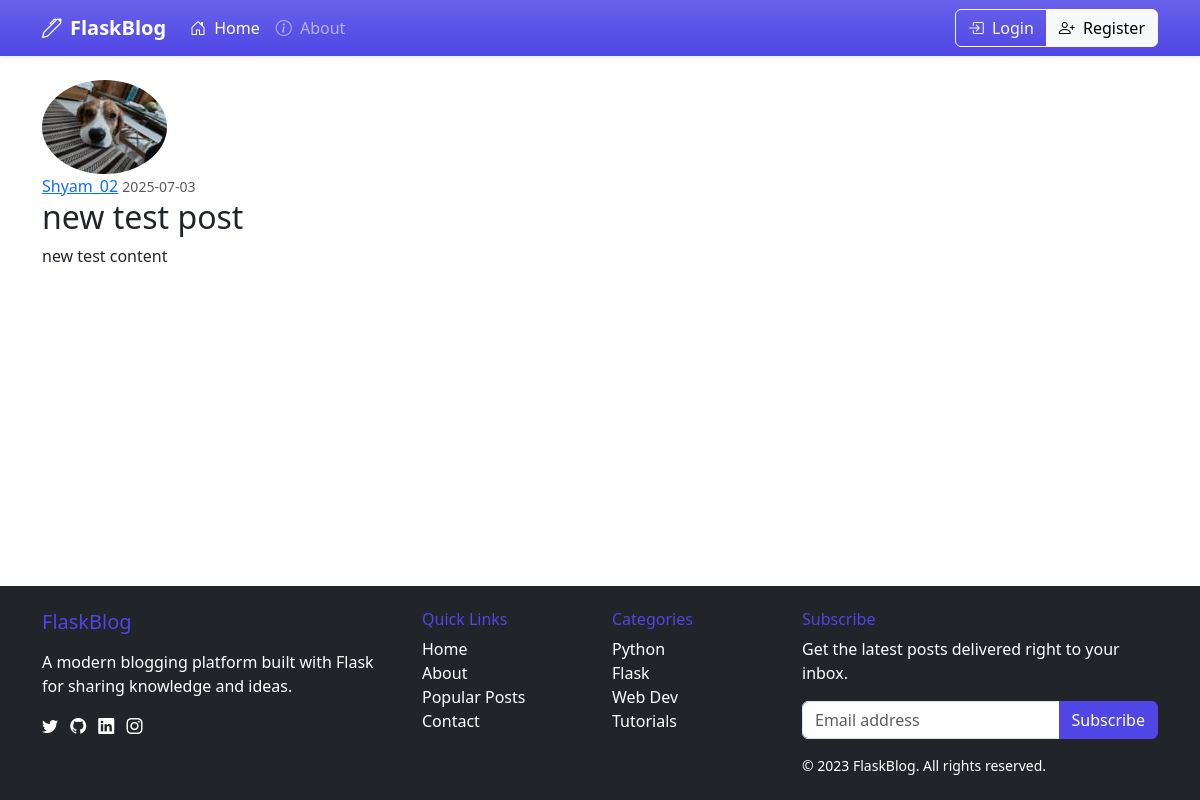
The page /post/12 on the database its author committed.
### flaskblog/models.py (models this page shows, shortened)
class User(db.Model, UserMixin):
    id = db.Column(db.Integer, primary_key=True)
    username = db.Column(db.String(20), unique=True, nullable=False)
    email = db.Column(db.String(120), unique=True, nullable=False)
    image_file = db.Column(db.String(20), nullable=False, default="default.jpg")
    password = db.Column(db.String(60), nullable=False)
    posts = db.relationship("Post", backref="author", lazy=True)

class Post(db.Model):
    id = db.Column(db.Integer, primary_key=True)
    title = db.Column(db.String(100), nullable=False)
    date_posted = db.Column(db.DateTime, nullable=False, default=datetime.utcnow)
    content = db.Column(db.Text, nullable=False)
    user_id = db.Column(db.Integer, db.ForeignKey("user.id"), nullable=False)

### flaskblog/posts/routes.py (the view)
@posts.route("/post/<int:post_id>")
def post(post_id):
    post = Post.query.get_or_404(post_id)
    return render_template("post.html", title=post.title, post=post)

### flaskblog/templates/post.html (shortened to what this page needs)
{% extends "layout.html" %}
{% block content %}
  <article class="media content-section">
    <img class="rounded-circle article-img" src="{{ url_for('static', filename='profile_pics/' + post.author.image_file) }}">
    <div class="media-body">
      <div class="article-metadata">
        <a class="mr-2" href="{{ url_for('users.user_posts', username=post.author.username) }}">{{ post.author.username }}</a>
        <small class="text-muted">{{ post.date_posted.strftime('%Y-%m-%d') }}</small>
      </div>
      <h2 class="article-title">{{ post.title }}</h2>
      <p class="article-content">{{ post.content }}</p>
    </div>
  </article>
{% endblock content %}

### flaskblog/static/css/main.css (style rules this page uses)
:root { --bs-body-font-family: 'Segoe UI', Roboto, 'Helvetica Neue', Arial, sans-serif; --bs-primary-rgb: 79, 70, 229; --bs-link-color: rgb(var(--bs-primary-rgb)); --bs-link-hover-color: rgba(var(--bs-primary-rgb), 0.8); }
html { scroll-behavior: smooth; }

### rows shown on the page
User: image_file (picture), author.username "Shyam_02"
Post: date_posted "2025-07-03", title "new test post", content "new test content"
